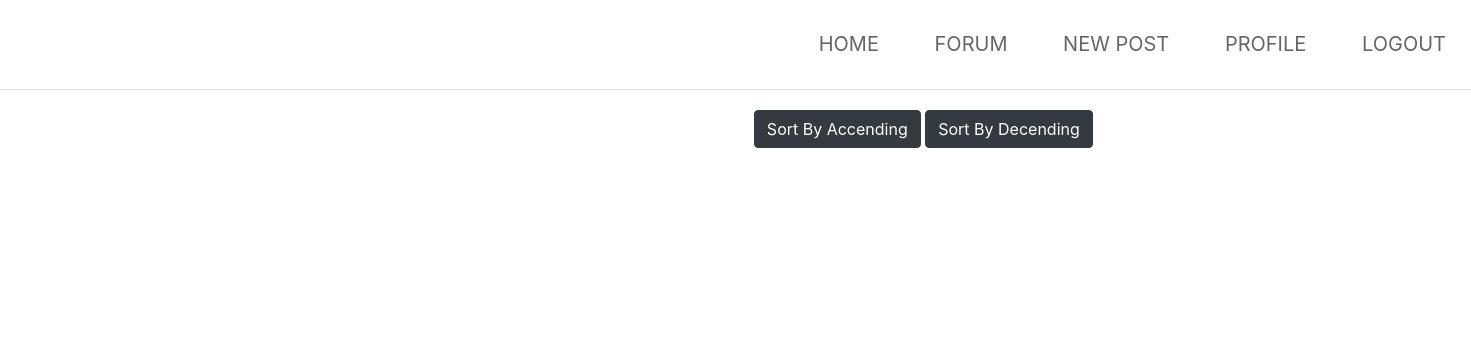
The page /blog (signed in) on the database as committed earlier.
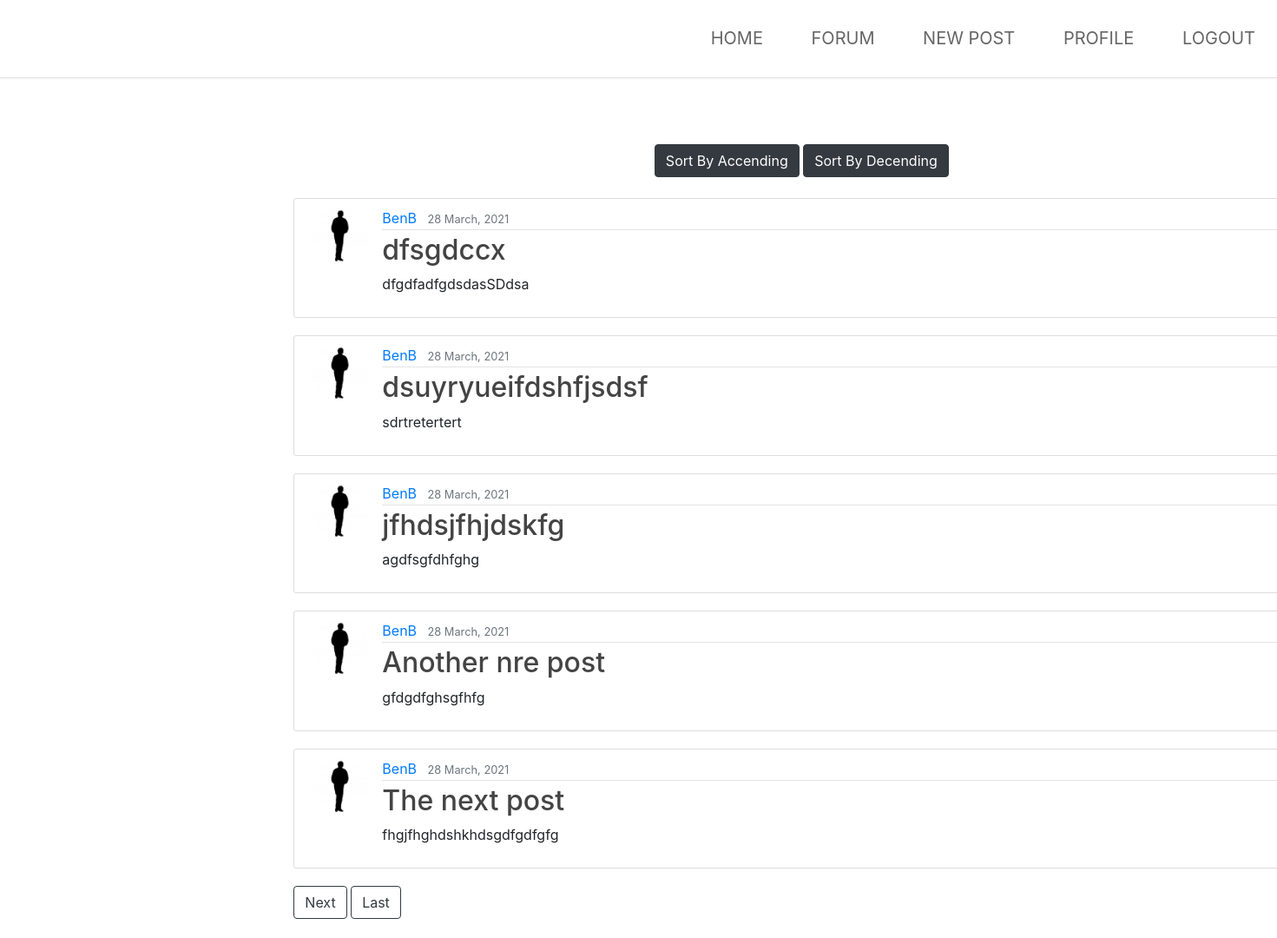
The same page on the database as committed later.
### blogApp/models.py (models this page shows, shortened)
class Post(models.Model):
	title = models.CharField(max_length=100) #Setting the fields for the posts
	content = models.TextField() #Setting the fields for the post
	datePosted = models.DateTimeField(default=timezone.now) #Making the date stamp for the posts, it defaults to the current date/ time so it autmomatically tags posts with the right date
	author = models.ForeignKey(User, on_delete=models.CASCADE) #Assigning the user varible to the author section of a post, I also added .CASCADE to ensure if a user is deleted so is thier posts

### users/models.py (models this page shows, shortened)
class Profile(models.Model): #Creating the profile model
	user = models.OneToOneField(User, on_delete=models.CASCADE) #Setting the user models and also using the .CASCADE so when the user is deleted everything associated with them is deleted
	image=models.ImageField(default='default.png',upload_to='profile_photos') #Setting the users profile pic
	bio = models.CharField(max_length=200, default='This is my awesome bio!')

### blogApp/views.py (the view, shortened to what this page needs)
# urls.py: path('blog', PostListViewD.as_view(), name='MessageBoard-home'),
class PostListViewD(LoginRequiredMixin, ListView): #I used a class structure as its more efficant and the core functionality is handled for me, I only have to define the varibles.
	model = Post #Defining the model as a post
	template_name = 'blogApp/blog.html' #Assigning the template to the correct HTML file
	context_object_name = 'posts' #Giving the object a name
	ordering = ['-datePosted'] #Ordering the posts by date posted as default so newest posts will be shown first.
	paginate_by = 5 #Setting it so only 5 posts are shown per page

### blogApp/templates/blogApp/blog.html (shortened to what this page needs)
{% extends "blogApp/baseMessage.html" %}
{% block content %}
<section id="testDiv">
    <main role="main" class="container">
      <div class="row newDiv">
        <div class="col-md-12">
        <div class='text-center' >
        <a class="btn btn-dark mb-4" href="{% url 'MessageBoard-home-acending' %}">Sort By Accending</a>
        <a class="btn btn-dark mb-4" href="{% url 'MessageBoard-home' %}">Sort By Decending</a>
        </div>
        {% for post in posts %}
            <article class="media content-section">
              <img class="rounded-circle article-img" src="{{ post.author.profile.image.url }}">
              <div class="media-body">
                <div class="article-metadata">
                  <a class="mr-2" href="{% url 'user-posts' post.author.username %}">{{ post.author }}</a>
                  <small class="text-muted">{{ post.datePosted|date:"d F, Y" }}</small>
                </div>
                <h2><a class="article-title" href="{% url 'post-detail' post.id %}">{{ post.title }}</a></h2>
                <p class="article-content">{{ post.content }}</p>
              </div>
            </article>
        {% endfor %}
        {% if is_paginated %}
          {% if page_obj.has_next %}
            <a class="btn btn-outline-dark mb-4" href="?page={{ page_obj.next_page_number }}">Next</a>
            <a class="btn btn-outline-dark mb-4" href="?page={{ page_obj.paginator.num_pages }}">Last</a>
          {% endif %}
        {% endif %}
      </div>
    </div>
    </main>
</section>
{% endblock content %}

### blogApp/templates/blogApp/baseMessage.html (shortened to what this page needs)
{% load static %}
<!DOCTYPE HTML>
<html>
	<head>
		<link rel="stylesheet" type="text/css" href="{% static 'blogApp/css/main.css'%}">
		<link rel="stylesheet" type="text/css" href="{% static 'blogApp/css/ms.css'%}">
		<link rel="stylesheet" href="https://maxcdn.bootstrapcdn.com/bootstrap/4.0.0/css/bootstrap.min.css">
	</head>
	<body>
			<header id="header">
				<nav id="nav">
					<ul>
						{% if user.is_authenticated %}
						<li><a href="{% url 'blog-home' %}">Home</a></li>
						<li><a href="{% url 'MessageBoard-home' %}">Forum</a></li>
						<li><a href="{% url 'post-create' %}">New Post</a></li>
						<li><a href="{% url 'profile' %}">Profile</a></li>
						<li><a href="{% url 'logout' %}">Logout</a></li>
						{% else %}
						<li><a href="{% url 'register' %}">Register</a></li>
						<li><a href="{% url 'login' %}">Login</a></li>
						{% endif %}
					</ul>
				</nav>
			</header>
		<div style="width: 100%; height: 100%">
			{% block content %}{% endblock content %}
		</div>
	</body>
</html>

### blogApp/static/blogApp/css/main.css (style rules this page uses)
html, body, div, span, applet, object, iframe, h1, h2, h3, h4, h5, h6, p, blockquote, pre, a, abbr, acronym, address, big, cite, code, del, dfn, em, img, ins, kbd, q, s, samp, small, strike, strong, sub, sup, tt, var, b, u, i, center, dl, dt, dd, ol, ul, li, fieldset, form, label, legend, table, caption, tbody, tfoot, thead, tr, th, td, article, aside, canvas, details, embed, figure, figcaption, footer, header, hgroup, menu, nav, output, ruby, section, summary, time, mark, audio, video { margin: 0; padding: 0; border: 0; font-size: 100%; font: inherit; vertical-align: baseline; }
article, aside, details, figcaption, figure, footer, header, hgroup, menu, nav, section { display: block; }
body { line-height: 1; }
ol, ul { list-style: none; }
body { -webkit-text-size-adjust: none; }
*, *:before, *:after { -moz-box-sizing: border-box; -webkit-box-sizing: border-box; box-sizing: border-box; }
.container { margin-left: auto; margin-right: auto; }
.container { width: 80em; }
@media screen and (max-width: 1680px) { .container { width: 80em; } }
.row { border-bottom: solid 1px transparent; -moz-box-sizing: border-box; -webkit-box-sizing: border-box; box-sizing: border-box; }
.row > * { float: left; -moz-box-sizing: border-box; -webkit-box-sizing: border-box; box-sizing: border-box; }
.row:after, .row:before { content: ''; display: block; clear: both; height: 0; }
.row > * { padding: 0 0 0 2em; }
.row { margin: 0 0 -1px -2em; }
@media screen and (max-width: 1680px) { .row > * { padding: 0 0 0 2em; } }
@media screen and (max-width: 1680px) { .row { margin: 0 0 -1px -2em; } }
body { -ms-overflow-style: scrollbar; }
body { background: #fff; padding-top: 6em; }
body { background-color: #fff; color: #666; }
body, input, select, textarea { font-family: "Raleway", Arial, Helvetica, sans-serif; font-size: 13pt; font-weight: 400; line-height: 2em; }
@media screen and (max-width: 1680px) { body, input, select, textarea { font-size: 11pt; } }
a { text-decoration: underline; color: #f32853; }
p { margin: 0 0 2em 0; }
h1, h2, h3, h4, h5, h6 { color: #484848; font-weight: 700; line-height: 1em; margin: 0 0 1em 0; }
h1 a, h2 a, h3 a, h4 a, h5 a, h6 a { color: inherit; text-decoration: none; }
h2 { font-size: 1.75em; line-height: 1.5em; }
ul { list-style: disc; margin: 0 0 2em 0; padding-left: 1em; }
ul li { padding-left: 0.5em; }
#header { background-color: #fff; border-bottom: solid 1px rgba(144, 144, 144, 0.25); box-shadow: 0px 0.0375em 0.125em 0px rgba(0, 0, 0, 0.05); color: #484848; cursor: default; font-size: 1.25em; height: 4.5em; left: 0; line-height: 4.4em; position: fixed; text-transform: uppercase; top: 0; width: 100%; z-index: 10000; z-index: 10001; }
#header nav { height: inherit; line-height: inherit; position: absolute; right: 1.25em; top: 0; vertical-align: middle; }
#header nav ul { list-style: none; margin: 0; padding-left: 0; }
#header nav ul li { border-radius: 4px; display: inline-block; margin-left: 2.5em; padding-left: 0; }
#header nav ul li a { -moz-transition: color 0.2s ease-in-out; -webkit-transition: color 0.2s ease-in-out; -ms-transition: color 0.2s ease-in-out; transition: color 0.2s ease-in-out; color: #666; display: inline-block; text-decoration: none; }
#header nav ul li:first-child { margin-left: 0; }
#navPanel ul { list-style: none; margin: 0; padding: 0; }
#navPanel ul li { padding: 0; }
#navPanel ul li:first-child a:not(.button), #navPanel ul li:first-child span:not(.button) { border-top: 0; }
#navPanel ul li a:not(.button), #navPanel ul li span:not(.button) { border-top: solid 1px #555; color: #fff; display: block; padding: 0.75em 0; text-decoration: none; }

### blogApp/static/blogApp/css/ms.css (style rules this page uses)
body { background: #fafafa; color: #333333; margin-top: 5rem; }
h1, h2, h3, h4, h5, h6 { color: #444444; }
ul { margin: 0; }
.content-section { background: #ffffff; padding: 10px 20px; border: 1px solid #dddddd; border-radius: 3px; margin-bottom: 20px; }
.article-title { color: #444444; }
.article-content { white-space: pre-line; }
.article-img { height: 65px; width: 65px; margin-right: 16px; }
.article-metadata { padding-bottom: 1px; margin-bottom: 4px; border-bottom: 1px solid #e3e3e3 }
.newDiv { position: absolute; top: 20%; left: 23%; margin-top: -50px; margin-left: -80px; width: 1200px; height: 200px; }
#testDiv { background-image: url("images/ban.jpg"); }

Rows that differ between the two databases and show on the page:
added Post: author.profile.image (placeholder picture), author "BenB", datePosted "28 March, 2021", title "dfsgdccx", content "dfgdfadfgdsdasSDdsa"
added Post: author.profile.image (placeholder picture), author "BenB", datePosted "28 March, 2021", title "dsuyryueifdshfjsdsf", content "sdrtretertert"
added Post: author.profile.image (placeholder picture), author "BenB", datePosted "28 March, 2021", title "jfhdsjfhjdskfg", content "agdfsgfdhfghg"
added Post: author.profile.image (placeholder picture), author "BenB", datePosted "28 March, 2021", title "Another nre post", content "gfdgdfghsgfhfg"
added Post: author.profile.image (placeholder picture), author "BenB", datePosted "28 March, 2021", title "The next post", content "fhgjfhghdshkhdsgdfgdfgfg"
Other text that changed with them:
text now shown: "Next Last"
